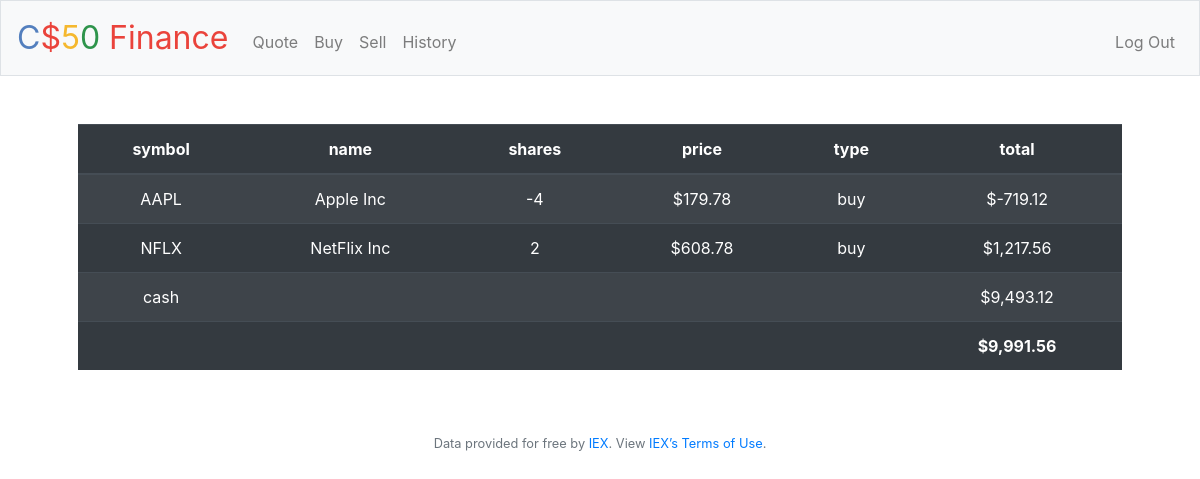
Page / (signed in) on the committed database.
### tables this page shows
CREATE TABLE transactions ( id INTEGER PRIMARY KEY AUTOINCREMENT, 
user_id INTEGER NOT NULL, 
name TEXT NOT NULL, 
shares INTEGER NOT NULL, 
price NUMERIC NOT NULL, 
type TEXT NOT NULL, 
symbol TEXT NOT NULL, 
time TIMESTAMP DEFAULT CURRENT_TIMESTAMP, 
FOREIGN KEY (user_id) REFERENCES users(id) );

### application.py (the view)
@app.route("/")
@login_required
def index():
    user_id = session["user_id"]
    items = db.execute("SELECT symbol, name, price, SUM(shares), type FROM transactions WHERE user_id = ? GROUP BY symbol", user_id)
    cash = db.execute("SELECT cash FROM users WHERE id = ?", user_id)[0]["cash"]
    totalCash = cash
    for item in items:
        totalCash += item["price"] * item["SUM(shares)"]
    return render_template("index.html", items=items, cash=usd(cash), usd=usd, total=totalCash)

### application.py (called while the page is built)
@app.after_request
def after_request(response):
    response.headers["Cache-Control"] = "no-cache, no-store, must-revalidate"
    response.headers["Expires"] = 0
    response.headers["Pragma"] = "no-cache"
    return response

### helpers.py (called while the page is built)
def login_required(f):
    @wraps(f)
    def decorated_function(*args, **kwargs):
        if session.get("user_id") is None:
            return redirect("/login")
        return f(*args, **kwargs)
    return decorated_function

def usd(value):
    return f"${value:,.2f}"

### templates/index.html (shortened to what this page needs)
{% extends "layout.html" %}
{% block main %}
    <table class="table table-striped table-dark">
        <thead>
            <tr>
                <th>symbol</th>
                <th>name</th>
                <th>shares</th>
                <th>price</th>
                <th>type</th>
                <th>total</th>
            </tr>
        </thead>
        <tbody>
            {% for item in items %}
            <tr>
                <td> {{ item["symbol"] }} </td>
                <td> {{ item["name"] }} </td>
                <td> {{ item["SUM(shares)"] }} </td>
                <td> {{ usd(item["price"]) }} </td>
                <td> {{ item["type"] }} </td>
                <td> {{ usd(item["SUM(shares)"] * item["price"]) }} </td>
            </tr>
            {% endfor %}
            <tr>
                <td>cash</td>
                <td colspan='4'></td>
                <td>{{ cash }}</td>
            </tr>
        </tbody>
        <tfoot>
            <td colspan='5'></td>
            <td> <b> {{ usd(total) }} </b> </td>
        </tfoot>
    </table>
{% endblock %}

### rows in the picture
transactions: symbol "AAPL", name "Apple Inc", item "-4", price "$179.78", type "buy", price "$-719.12"
transactions: symbol "NFLX", name "NetFlix Inc", shares "2", price "$608.78", type "buy", price "$1,217.56"

### other values in the picture
{{ cash }} "$9,493.12"
{{ usd(total) }} "$9,991.56"
